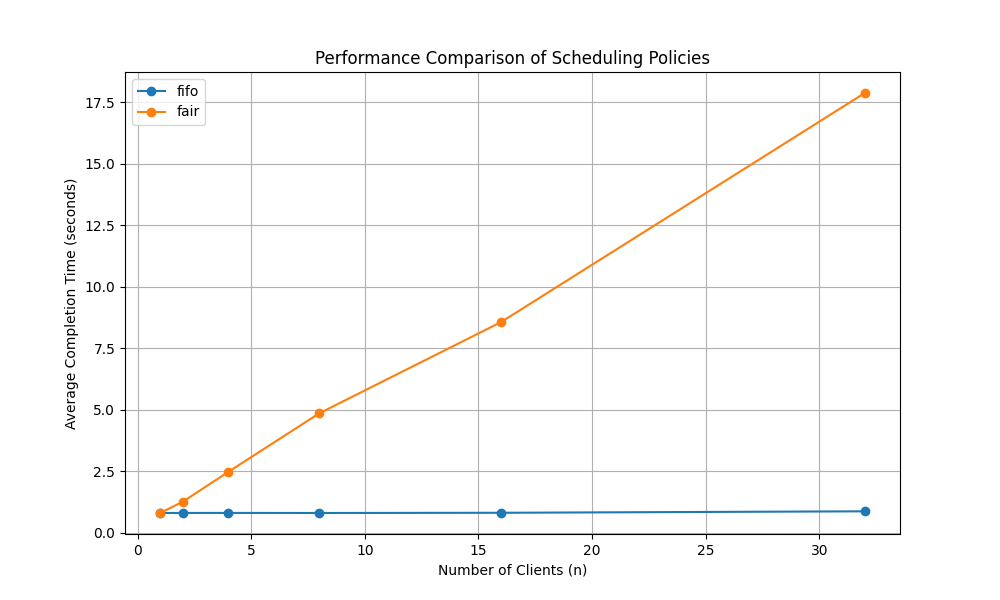

The script that saved this image:
import subprocess
import time
import json
import matplotlib.pyplot as plt


def run_server(scheduling_policy):
    return subprocess.Popen(["./server", scheduling_policy])


def run_client(num_clients):
    with open("config.json", "r") as f:
        config = json.load(f)
    config["num_clients"] = num_clients
    with open("config.json", "w") as f:
        json.dump(config, f)
    return subprocess.run(["./client"], capture_output=True, text=True)


def parse_client_output(output):
    lines = output.stdout.split("\n")
    for line in reversed(lines):
        if "Average time per client:" in line:
            return float(line.split(": ")[1].split(" ")[0])
    print("WARNING: Could not find average time in output:")
    print(output.stdout)
    return None


def run_experiment(n_values, scheduling_policies):
    results = {policy: [] for policy in scheduling_policies}

    for policy in scheduling_policies:
        for n in n_values:
            print(f"Running experiment: {policy} scheduling with {n} clients")
            server_process = run_server(policy)
            time.sleep(1)  # Give the server time to start

            client_output = run_client(n)
            server_process.terminate()
            time.sleep(1)  # Give the server time to shut down

            avg_time = parse_client_output(client_output)
            if avg_time is not None:
                results[policy].append(avg_time)
                print(
                    f"Completed: {policy} scheduling with {n} clients. Average time: {avg_time:.2f} seconds"
                )
            else:
                print(
                    f"ERROR: Could not get average time for {policy} scheduling with {n} clients"
                )
                results[policy].append(None)

    return results


def plot_results(n_values, results):
    plt.figure(figsize=(10, 6))
    for policy, times in results.items():
        valid_times = [(n, t) for n, t in zip(n_values, times) if t is not None]
        if valid_times:
            n_valid, times_valid = zip(*valid_times)
            plt.plot(n_valid, times_valid, marker="o", label=policy)
    plt.xlabel("Number of Clients (n)")
    plt.ylabel("Average Completion Time (seconds)")
    plt.title("Performance Comparison of Scheduling Policies")
    plt.legend()
    plt.grid(True)
    plt.savefig("scheduling_performance.png")
    plt.show()


def main():
    n_values = [1, 2, 4, 8, 16, 32]
    scheduling_policies = ["fifo", "fair"]

    results = run_experiment(n_values, scheduling_policies)
    plot_results(n_values, results)

    print("\nExperiment Results:")
    for policy in scheduling_policies:
        print(f"\n{policy.upper()} scheduling:")
        for n, time in zip(n_values, results[policy]):
            if time is not None:
                print(f"  n = {n}: {time:.2f} seconds")
            else:
                print(f"  n = {n}: Error occurred")


if __name__ == "__main__":
    main()
